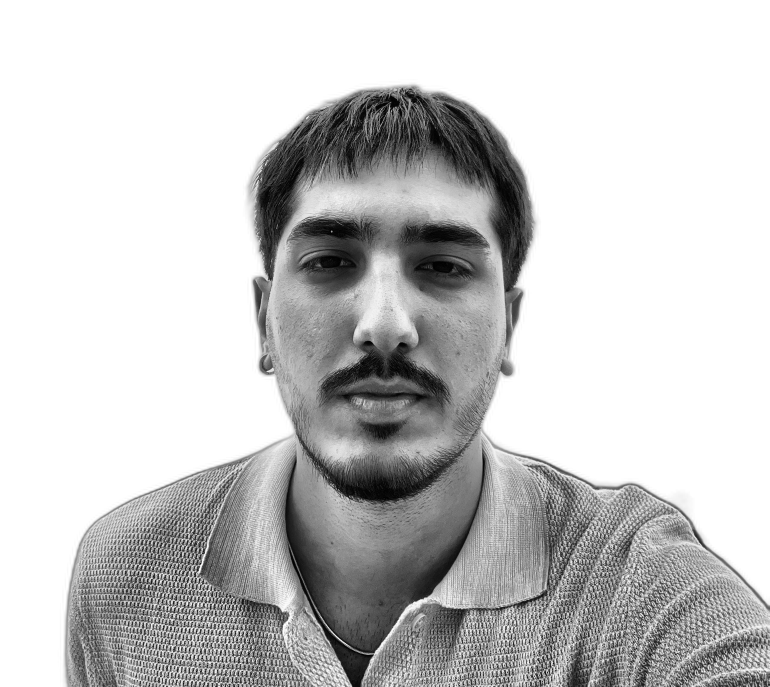
#> input picture source-prepped.png, 2308 x 2060 px, found by its file name (shown at 1/3 size)
$ python make_ascii_svg.py
#> lines starting #> are read from the running program, lines starting #| are printed output that depends on the picture
from PIL import Image

RAMP = " .`:-=+*cs#%@"  # açık (boşluk) -> koyu (yoğun)

COLS = 70
ROWS = 40
CHAR_W = 6.2
CHAR_H = 11

def image_to_ascii_rows(path):
#> called with path = 'source-prepped.png'
    img = Image.open(path).convert("L")
#> img is the input picture: PIL image 2308x2060 L; min 0, max 255, mean 200.3
    img = img.resize((COLS, ROWS))
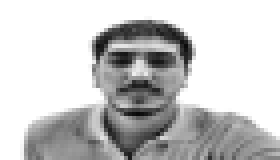
#> img: PIL image 70x40 L (shown 4 times larger); min 8, max 255, mean 200.2
    pixels = list(img.getdata())
#> pixels = 2800 values, max 255 at index 0, min 8 at index 1994, mean 200.2

    rows = []
    for r in range(ROWS):
        row_chars = []
        for c in range(COLS):
            brightness = pixels[r * COLS + c]  # 0=siyah, 255=beyaz
            idx = int((255 - brightness) / 255 * (len(RAMP) - 1))
            row_chars.append(RAMP[idx])
        rows.append("".join(row_chars))
#> after the loop, rows = 40 items
    return rows

def escape_xml(s):
    return s.replace("&", "&amp;").replace("<", "&lt;").replace(">", "&gt;")

def render_svg(rows):
    width = COLS * CHAR_W + 8
    height = ROWS * CHAR_H + 8

    row_elements = []
    for i, row in enumerate(rows):
        y = 8 + i * CHAR_H
        delay = i * 0.035
        safe_row = escape_xml(row)
        row_elements.append(f'''
    <g class="ascii-row" style="animation-delay:{delay:.3f}s">
      <clipPath id="clip{i}">
        <rect x="0" y="{y - CHAR_H + 2}" width="0" height="{CHAR_H}" class="wipe-rect" style="animation-delay:{delay:.3f}s" />
      </clipPath>
      <text x="10" y="{y}" clip-path="url(#clip{i})">{safe_row}</text>
    </g>''')

    svg = f'''<svg xmlns="http://www.w3.org/2000/svg" viewBox="0 0 {width} {height}" width="{width}" height="{height}" font-family="monospace" font-size="{CHAR_H - 1}">
  <style>
    text {{ fill: #c9d1d9; white-space: pre; }}
    .wipe-rect {{
      animation: wipe 0.5s steps(30) forwards;
    }}
    @keyframes wipe {{
      from {{ width: 0; }}
      to   {{ width: {width}px; }}
    }}
  </style>
  <rect width="{width}" height="{height}" fill="#0d1117" />
  {"".join(row_elements)}
</svg>'''
    return svg

if __name__ == "__main__":
    rows = image_to_ascii_rows("source-prepped.png")
#> rows = 40 items
    svg = render_svg(rows)
#> the loop in render_svg, `for i, row in enumerate(rows):` made 40 passes
#> (y, delay) on passes 1 to 12: (8, 0), (19, 0.035), (30, 0.07), (41, 0.105), (52, 0.14), (63, 0.175), (74, 0.21), (85, 0.245), (96, 0.28), (107, 0.315), (118, 0.35), (129, 0.385)
    with open("avi-ascii.svg", "w") as f:
        f.write(svg)
    print(f"{len(rows)} satır render edildi.")
#| 40 satır render edildi.
    print("avi-ascii.svg yazıldı.")

$ run again, with source-photo.jpg saved as source-prepped.png
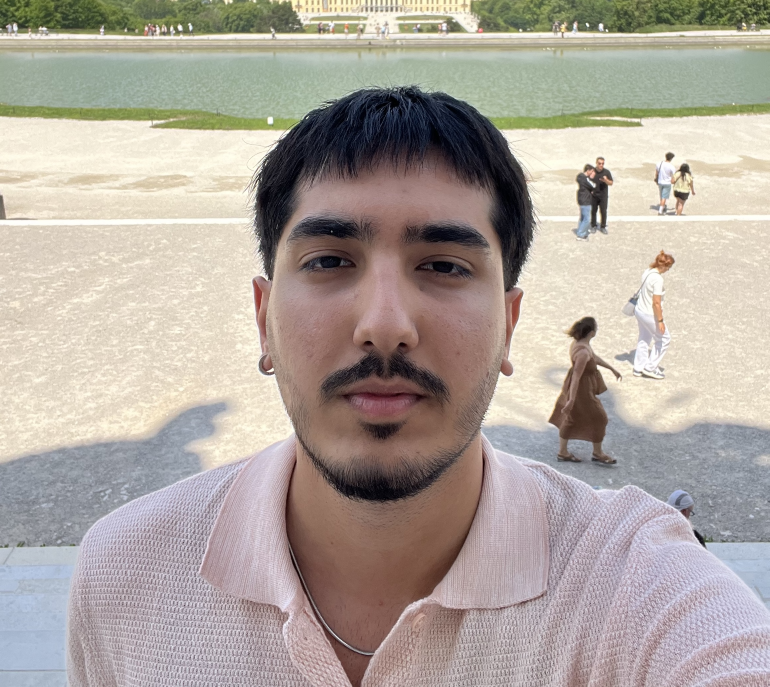
#> input picture source-photo.jpg, 2308 x 2060 px, found by its file name (shown at 1/3 size)
#> in image_to_ascii_rows, `img = Image.open(path).convert("L")`:
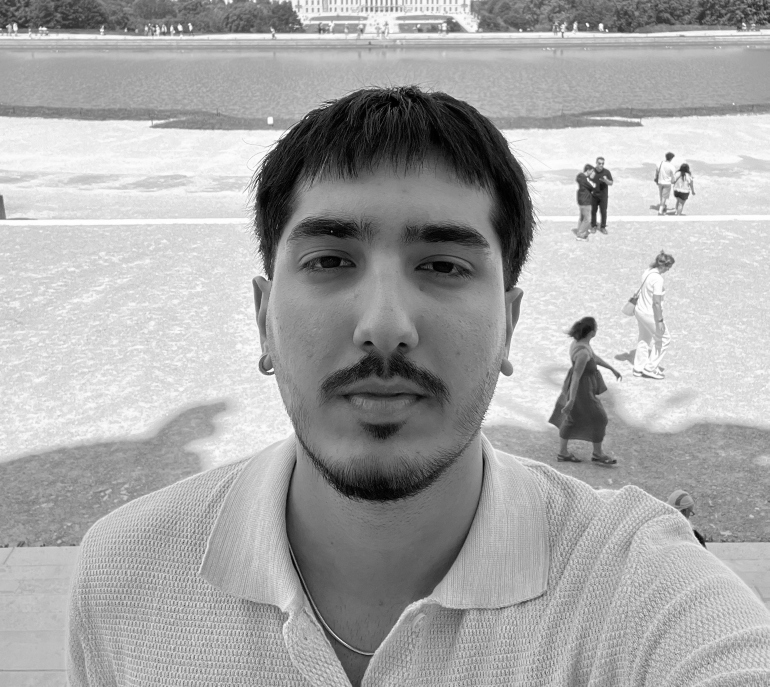
#> img: PIL image 2308x2060 L (shown at 1/3 size); min 0, max 255, mean 167.7
#> in image_to_ascii_rows, `img = img.resize((COLS, ROWS))`:
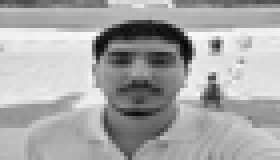
#> img: PIL image 70x40 L (shown 4 times larger); min 4, max 253, mean 167.7
#> pixels = 2800 values, max 253 at index 607, min 4 at index 816, mean 167.7
#> after the loop in image_to_ascii_rows, `for r in range(ROWS):`: rows = 40 items
#> the loop in render_svg, `for i, row in enumerate(rows):` made 40 passes
#> (y, delay) on passes 1 to 8: (8, 0), (19, 0.035), (30, 0.07), (41, 0.105), (52, 0.14), (63, 0.175), (74, 0.21), (85, 0.245)
#| 40 satır render edildi.
